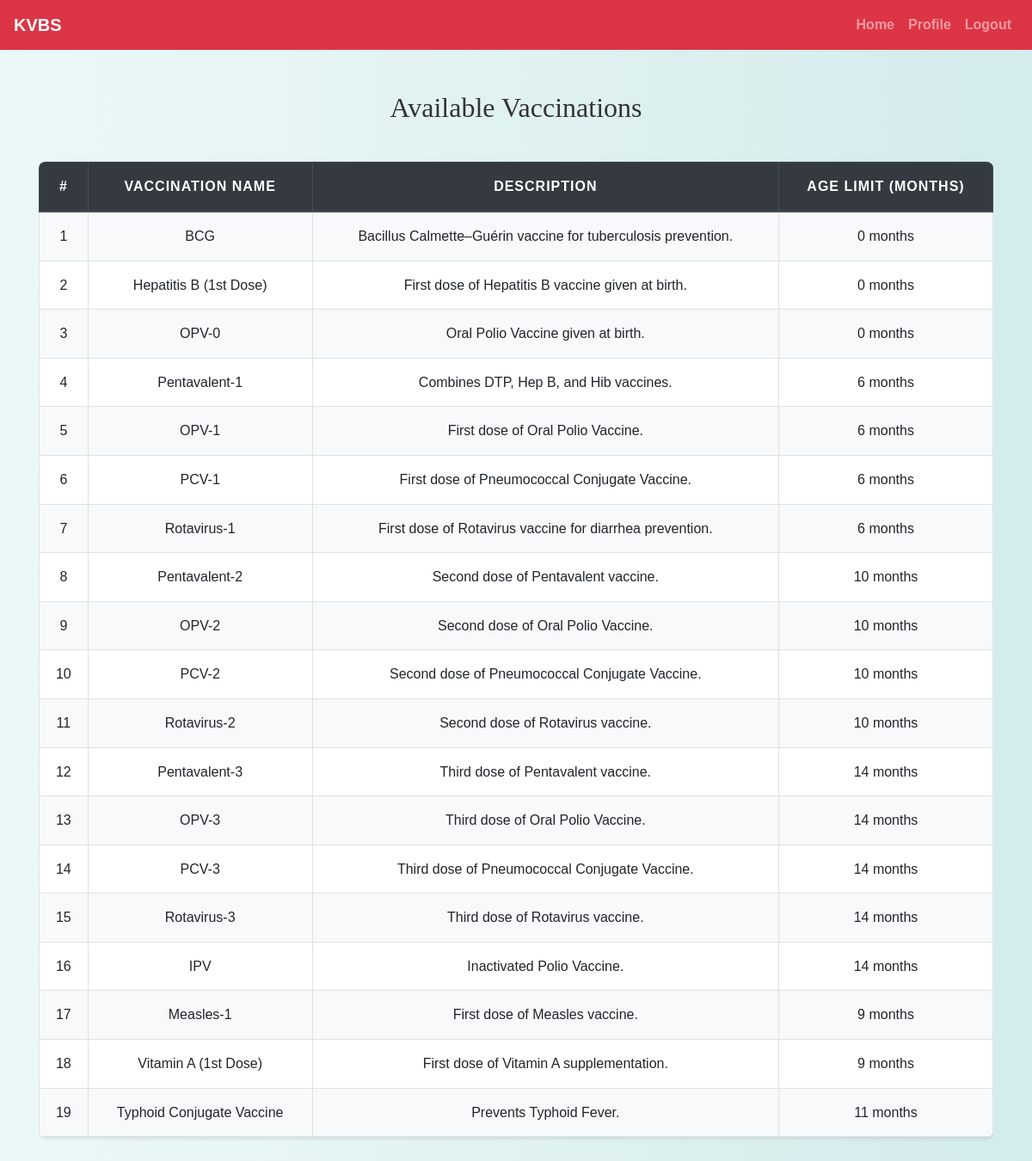
The page /parent/view_vaccinations.php (signed in) on the database its author committed.
### tables this page shows
CREATE TABLE `vaccinations` (
  `vaccination_id` int(11) NOT NULL,
  `name` varchar(255) NOT NULL,
  `description` text NOT NULL,
  `age_limit_months` int(11) NOT NULL
);

### parent/view_vaccinations.php (the view, shortened to what this page needs)
<?php
include('config.php');
$query = "SELECT * FROM vaccinations ORDER BY vaccination_id ASC";
$result = mysqli_query($conn, $query);
?>
<!DOCTYPE html>
<html>
<head>
    <link rel="stylesheet" href="https://maxcdn.bootstrapcdn.com/bootstrap/4.5.2/css/bootstrap.min.css">
    <link rel="stylesheet" href="../css/style.css">
</head>
<body>
<?php include('navbar.php'); ?>
<div class="container mt-5 mb-5">
    <h2 class="mb-4">Available Vaccinations</h2>
    <?php if (mysqli_num_rows($result) > 0): ?>
        <div class="table-responsive">
            <table class="table table-bordered table-striped">
                <thead class="thead-dark">
                    <tr>
                        <th>#</th>
                        <th>Vaccination Name</th>
                        <th>Description</th>
                        <th>Age Limit (Months)</th>
                    </tr>
                </thead>
                <tbody>
                    <?php $i = 1; while ($row = mysqli_fetch_assoc($result)): ?>
                        <tr>
                            <td><?= $i++ ?></td>
                            <td><?= htmlspecialchars($row['name']) ?></td>
                            <td><?= htmlspecialchars($row['description']) ?></td>
                            <td><?= htmlspecialchars($row['age_limit_months']) ?> months</td>
                        </tr>
                    <?php endwhile; ?>
                </tbody>
            </table>
        </div>
    <?php else: ?>
        <div class="alert alert-warning">No vaccination records found.</div>
    <?php endif; ?>
</div>
</body>
</html>

### css/style.css (style rules this page uses)
body { background: linear-gradient(90deg, rgba(233, 246, 246, 0.831), rgba(207, 233, 233, 0.9)); font-family: 'Arial', sans-serif; color: #333; line-height: 1.6; }
h1, h2, h3, h4 { text-align: center; margin-top: 30px; margin-bottom: 30px; font-family: 'Georgia', serif; }
.container { margin-bottom: 40px; }
.table { width: 100%; border-collapse: collapse; margin-top: 20px; font-size: 16px; background-color: #ffffff; border-radius: 8px; overflow: hidden; box-shadow: 0 2px 4px rgba(0, 0, 0, 0.1); }
.table th, .table td { padding: 15px; border: 1px solid #dee2e6; text-align: center; }
.table thead th { background-color: #004d4d; color: white; font-weight: bold; text-transform: uppercase; letter-spacing: 1px; }
.table tbody tr:nth-child(odd) { background-color: #f8f9fa; }

### rows shown on the page
vaccinations: name "BCG", description "Bacillus Calmette–Guérin vaccine for tuberculosis prevention.", age_limit_months "0"
vaccinations: name "Hepatitis B (1st Dose)", description "First dose of Hepatitis B vaccine given at birth.", age_limit_months "0"
vaccinations: name "OPV-0", description "Oral Polio Vaccine given at birth.", age_limit_months "0"
vaccinations: name "Pentavalent-1", description "Combines DTP, Hep B, and Hib vaccines.", age_limit_months "6"
vaccinations: name "OPV-1", description "First dose of Oral Polio Vaccine.", age_limit_months "6"
vaccinations: name "PCV-1", description "First dose of Pneumococcal Conjugate Vaccine.", age_limit_months "6"
vaccinations: name "Rotavirus-1", description "First dose of Rotavirus vaccine for diarrhea prevention.", age_limit_months "6"
vaccinations: name "Pentavalent-2", description "Second dose of Pentavalent vaccine.", age_limit_months "10"
vaccinations: name "OPV-2", description "Second dose of Oral Polio Vaccine.", age_limit_months "10"
vaccinations: name "PCV-2", description "Second dose of Pneumococcal Conjugate Vaccine.", age_limit_months "10"
vaccinations: name "Rotavirus-2", description "Second dose of Rotavirus vaccine.", age_limit_months "10"
vaccinations: name "Pentavalent-3", description "Third dose of Pentavalent vaccine.", age_limit_months "14"
vaccinations: name "OPV-3", description "Third dose of Oral Polio Vaccine.", age_limit_months "14"
vaccinations: name "PCV-3", description "Third dose of Pneumococcal Conjugate Vaccine.", age_limit_months "14"
vaccinations: name "Rotavirus-3", description "Third dose of Rotavirus vaccine.", age_limit_months "14"
vaccinations: name "IPV", description "Inactivated Polio Vaccine.", age_limit_months "14"
vaccinations: name "Measles-1", description "First dose of Measles vaccine.", age_limit_months "9"
vaccinations: name "Vitamin A (1st Dose)", description "First dose of Vitamin A supplementation.", age_limit_months "9"
vaccinations: name "Typhoid Conjugate Vaccine", description "Prevents Typhoid Fever.", age_limit_months "11"
